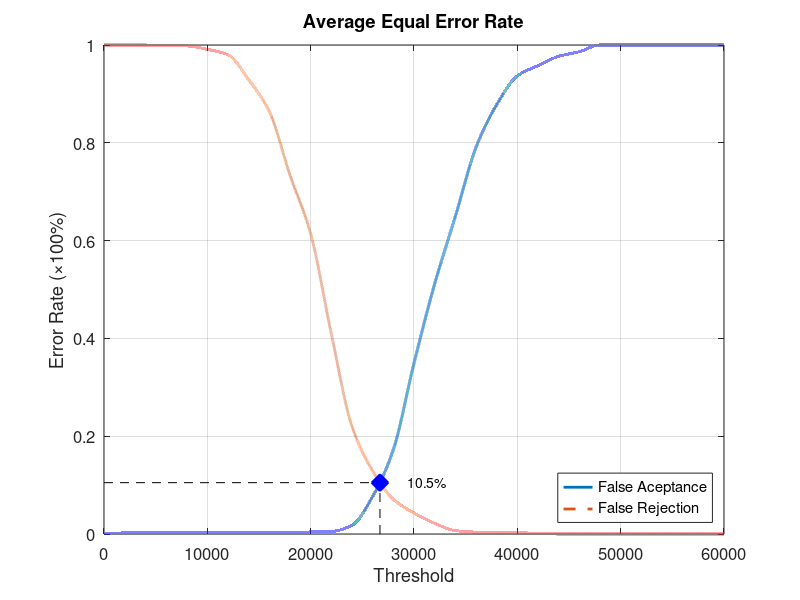
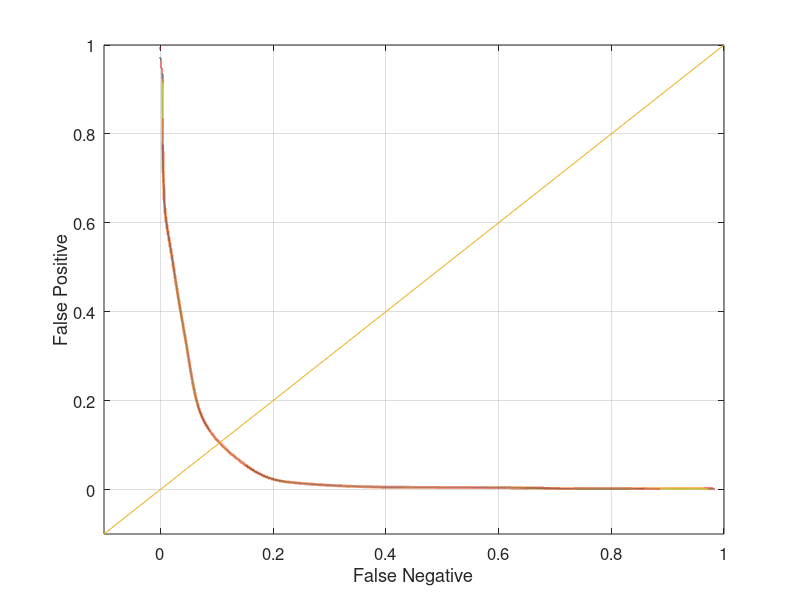

Here is the MATLAB script that generated these plots, in order:
function yEER = Database3Average
close all;
clear;
clc;
x = 0:2000:60000;
xq = 0:0.5:60000;

y0 = [0 0.00210526 0.00210526 0.00210526 0.00210526 0.00210526 0.00210526 0.00210526 0.00210526 0.00210526 0.00421053 0.00526316 0.0178947 0.0768421 0.172632 0.349474 0.511579 0.649474 0.790526 0.877895 0.936842 0.957895 0.976842 0.986316 1 1 1 1 1 1 1];
yy0 = interp1(x, y0, xq, 'pchip');
y1 = [1 1 1 0.998 0.998 0.991 0.98 0.929 0.864 0.734 0.614 0.409 0.22 0.129 0.071 0.043 0.022 0.007 0.004 0.004 0.003 0.001 0 0 0 0 0 0 0 0 0];
yy1 = interp1(x, y1, xq, 'pchip');

% Calculating EER: 
y2 = abs(y0 - y1);
find(y2 == min(y2))
yy2 = abs(yy0 - yy1);
xEER = find(yy2 == min(yy2));
xEERIndex = xq(xEER) % X-axis EER
yEER = yy0(xEER) % Y-axis EER

main = figure
plot(xq, yy0,'-','LineWidth', 2);	hold on
plot(xq, yy1,'--','LineWidth', 2);	hold on
plot([xEERIndex xEERIndex], [0 yEER], 'k--');	hold on
plot([0 xEERIndex], [yEER yEER], 'k--');	hold on
plot(xEERIndex, yEER, 'bx', 'LineWidth', 10);	hold on
text(xEERIndex + 10 * xEERIndex / 100, yEER, [num2str(round((10000 * yEER)) / 100) '%'])
legend('False Aceptance', 'False Rejection', 'Location', 'SouthEast')
xlabel('Threshold')
ylabel('Error Rate (\times100%)')
title('Average Equal Error Rate')
set(gca, 'FontSize', 12)
axis([0 60000 0 1])
grid on

print(main, 'Database3AverageMain', '-dpng');
FNRxFPR = figure('Color', [1 1 1]);
plot(yy1, yy0, '-', yy1, yy0, 'LineWidth', 2);
hold on
y = -0.1:0.1:1
plot(y, y); 
set(gca, 'FontSize', 12)
xlabel('False Negative')
ylabel('False Positive')
axis([-0.1 1 -0.1 1])
set(gca, 'FontSize', 12)
grid on

print(FNRxFPR, 'Database3AverageFNRxFPR','-dpng');
end
